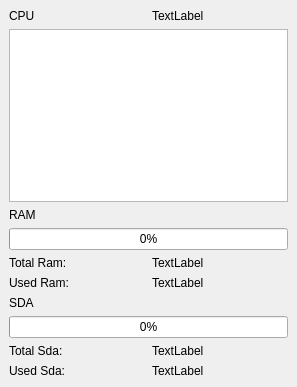
<?xml version="1.0" encoding="UTF-8"?>
<ui version="4.0">
 <class>MainWindow</class>
 <widget class="QMainWindow" name="MainWindow">
  <property name="geometry">
   <rect>
    <x>0</x>
    <y>0</y>
    <width>297</width>
    <height>387</height>
   </rect>
  </property>
  <property name="palette">
   <palette>
    <active>
     <colorrole role="WindowText">
      <brush brushstyle="SolidPattern">
       <color alpha="255">
        <red>32</red>
        <green>74</green>
        <blue>135</blue>
       </color>
      </brush>
     </colorrole>
     <colorrole role="Button">
      <brush brushstyle="SolidPattern">
       <color alpha="255">
        <red>239</red>
        <green>239</green>
        <blue>239</blue>
       </color>
      </brush>
     </colorrole>
     <colorrole role="Light">
      <brush brushstyle="SolidPattern">
       <color alpha="255">
        <red>255</red>
        <green>255</green>
        <blue>255</blue>
       </color>
      </brush>
     </colorrole>
     <colorrole role="Midlight">
      <brush brushstyle="SolidPattern">
       <color alpha="255">
        <red>247</red>
        <green>247</green>
        <blue>247</blue>
       </color>
      </brush>
     </colorrole>
     <colorrole role="Dark">
      <brush brushstyle="SolidPattern">
       <color alpha="255">
        <red>119</red>
        <green>119</green>
        <blue>119</blue>
       </color>
      </brush>
     </colorrole>
     <colorrole role="Mid">
      <brush brushstyle="SolidPattern">
       <color alpha="255">
        <red>159</red>
        <green>159</green>
        <blue>159</blue>
       </color>
      </brush>
     </colorrole>
     <colorrole role="Text">
      <brush brushstyle="SolidPattern">
       <color alpha="255">
        <red>0</red>
        <green>0</green>
        <blue>0</blue>
       </color>
      </brush>
     </colorrole>
     <colorrole role="BrightText">
      <brush brushstyle="SolidPattern">
       <color alpha="255">
        <red>255</red>
        <green>255</green>
        <blue>255</blue>
       </color>
      </brush>
     </colorrole>
     <colorrole role="ButtonText">
      <brush brushstyle="SolidPattern">
       <color alpha="255">
        <red>0</red>
        <green>0</green>
        <blue>0</blue>
       </color>
      </brush>
     </colorrole>
     <colorrole role="Base">
      <brush brushstyle="SolidPattern">
       <color alpha="255">
        <red>255</red>
        <green>255</green>
        <blue>255</blue>
       </color>
      </brush>
     </colorrole>
     <colorrole role="Window">
      <brush brushstyle="SolidPattern">
       <color alpha="255">
        <red>186</red>
        <green>189</green>
        <blue>182</blue>
       </color>
      </brush>
     </colorrole>
     <colorrole role="Shadow">
      <brush brushstyle="SolidPattern">
       <color alpha="255">
        <red>0</red>
        <green>0</green>
        <blue>0</blue>
       </color>
      </brush>
     </colorrole>
     <colorrole role="Highlight">
      <brush brushstyle="SolidPattern">
       <color alpha="255">
        <red>138</red>
        <green>226</green>
        <blue>52</blue>
       </color>
      </brush>
     </colorrole>
     <colorrole role="HighlightedText">
      <brush brushstyle="SolidPattern">
       <color alpha="255">
        <red>255</red>
        <green>255</green>
        <blue>255</blue>
       </color>
      </brush>
     </colorrole>
     <colorrole role="Link">
      <brush brushstyle="SolidPattern">
       <color alpha="255">
        <red>0</red>
        <green>0</green>
        <blue>255</blue>
       </color>
      </brush>
     </colorrole>
     <colorrole role="LinkVisited">
      <brush brushstyle="SolidPattern">
       <color alpha="255">
        <red>255</red>
        <green>0</green>
        <blue>255</blue>
       </color>
      </brush>
     </colorrole>
     <colorrole role="AlternateBase">
      <brush brushstyle="SolidPattern">
       <color alpha="255">
        <red>247</red>
        <green>247</green>
        <blue>247</blue>
       </color>
      </brush>
     </colorrole>
     <colorrole role="NoRole">
      <brush brushstyle="SolidPattern">
       <color alpha="255">
        <red>0</red>
        <green>0</green>
        <blue>0</blue>
       </color>
      </brush>
     </colorrole>
     <colorrole role="ToolTipBase">
      <brush brushstyle="SolidPattern">
       <color alpha="255">
        <red>255</red>
        <green>255</green>
        <blue>220</blue>
       </color>
      </brush>
     </colorrole>
     <colorrole role="ToolTipText">
      <brush brushstyle="SolidPattern">
       <color alpha="255">
        <red>0</red>
        <green>0</green>
        <blue>0</blue>
       </color>
      </brush>
     </colorrole>
     <colorrole role="PlaceholderText">
      <brush brushstyle="SolidPattern">
       <color alpha="128">
        <red>0</red>
        <green>0</green>
        <blue>0</blue>
       </color>
      </brush>
     </colorrole>
    </active>
    <inactive>
     <colorrole role="WindowText">
      <brush brushstyle="SolidPattern">
       <color alpha="255">
        <red>0</red>
        <green>0</green>
        <blue>0</blue>
       </color>
      </brush>
     </colorrole>
     <colorrole role="Button">
      <brush brushstyle="SolidPattern">
       <color alpha="255">
        <red>239</red>
        <green>239</green>
        <blue>239</blue>
       </color>
      </brush>
     </colorrole>
     <colorrole role="Light">
      <brush brushstyle="SolidPattern">
       <color alpha="255">
        <red>255</red>
        <green>255</green>
        <blue>255</blue>
       </color>
      </brush>
     </colorrole>
     <colorrole role="Midlight">
      <brush brushstyle="SolidPattern">
       <color alpha="255">
        <red>202</red>
        <green>202</green>
        <blue>202</blue>
       </color>
      </brush>
     </colorrole>
     <colorrole role="Dark">
      <brush brushstyle="SolidPattern">
       <color alpha="255">
        <red>159</red>
        <green>159</green>
        <blue>159</blue>
       </color>
      </brush>
     </colorrole>
     <colorrole role="Mid">
      <brush brushstyle="SolidPattern">
       <color alpha="255">
        <red>184</red>
        <green>184</green>
        <blue>184</blue>
       </color>
      </brush>
     </colorrole>
     <colorrole role="Text">
      <brush brushstyle="SolidPattern">
       <color alpha="255">
        <red>0</red>
        <green>0</green>
        <blue>0</blue>
       </color>
      </brush>
     </colorrole>
     <colorrole role="BrightText">
      <brush brushstyle="SolidPattern">
       <color alpha="255">
        <red>255</red>
        <green>255</green>
        <blue>255</blue>
       </color>
      </brush>
     </colorrole>
     <colorrole role="ButtonText">
      <brush brushstyle="SolidPattern">
       <color alpha="255">
        <red>0</red>
        <green>0</green>
        <blue>0</blue>
       </color>
      </brush>
     </colorrole>
     <colorrole role="Base">
      <brush brushstyle="SolidPattern">
       <color alpha="255">
        <red>255</red>
        <green>255</green>
        <blue>255</blue>
       </color>
      </brush>
     </colorrole>
     <colorrole role="Window">
      <brush brushstyle="SolidPattern">
       <color alpha="255">
        <red>239</red>
        <green>239</green>
        <blue>239</blue>
       </color>
      </brush>
     </colorrole>
     <colorrole role="Shadow">
      <brush brushstyle="SolidPattern">
       <color alpha="255">
        <red>118</red>
        <green>118</green>
        <blue>118</blue>
       </color>
      </brush>
     </colorrole>
     <colorrole role="Highlight">
      <brush brushstyle="SolidPattern">
       <color alpha="255">
        <red>48</red>
        <green>140</green>
        <blue>198</blue>
       </color>
      </brush>
     </colorrole>
     <colorrole role="HighlightedText">
      <brush brushstyle="SolidPattern">
       <color alpha="255">
        <red>255</red>
        <green>255</green>
        <blue>255</blue>
       </color>
      </brush>
     </colorrole>
     <colorrole role="Link">
      <brush brushstyle="SolidPattern">
       <color alpha="255">
        <red>0</red>
        <green>0</green>
        <blue>255</blue>
       </color>
      </brush>
     </colorrole>
     <colorrole role="LinkVisited">
      <brush brushstyle="SolidPattern">
       <color alpha="255">
        <red>255</red>
        <green>0</green>
        <blue>255</blue>
       </color>
      </brush>
     </colorrole>
     <colorrole role="AlternateBase">
      <brush brushstyle="SolidPattern">
       <color alpha="255">
        <red>247</red>
        <green>247</green>
        <blue>247</blue>
       </color>
      </brush>
     </colorrole>
     <colorrole role="NoRole">
      <brush brushstyle="NoBrush">
       <color alpha="255">
        <red>0</red>
        <green>0</green>
        <blue>0</blue>
       </color>
      </brush>
     </colorrole>
     <colorrole role="ToolTipBase">
      <brush brushstyle="SolidPattern">
       <color alpha="255">
        <red>255</red>
        <green>255</green>
        <blue>220</blue>
       </color>
      </brush>
     </colorrole>
     <colorrole role="ToolTipText">
      <brush brushstyle="SolidPattern">
       <color alpha="255">
        <red>0</red>
        <green>0</green>
        <blue>0</blue>
       </color>
      </brush>
     </colorrole>
     <colorrole role="PlaceholderText">
      <brush brushstyle="SolidPattern">
       <color alpha="128">
        <red>0</red>
        <green>0</green>
        <blue>0</blue>
       </color>
      </brush>
     </colorrole>
    </inactive>
    <disabled>
     <colorrole role="WindowText">
      <brush brushstyle="SolidPattern">
       <color alpha="255">
        <red>119</red>
        <green>119</green>
        <blue>119</blue>
       </color>
      </brush>
     </colorrole>
     <colorrole role="Button">
      <brush brushstyle="SolidPattern">
       <color alpha="255">
        <red>239</red>
        <green>239</green>
        <blue>239</blue>
       </color>
      </brush>
     </colorrole>
     <colorrole role="Light">
      <brush brushstyle="SolidPattern">
       <color alpha="255">
        <red>255</red>
        <green>255</green>
        <blue>255</blue>
       </color>
      </brush>
     </colorrole>
     <colorrole role="Midlight">
      <brush brushstyle="SolidPattern">
       <color alpha="255">
        <red>247</red>
        <green>247</green>
        <blue>247</blue>
       </color>
      </brush>
     </colorrole>
     <colorrole role="Dark">
      <brush brushstyle="SolidPattern">
       <color alpha="255">
        <red>119</red>
        <green>119</green>
        <blue>119</blue>
       </color>
      </brush>
     </colorrole>
     <colorrole role="Mid">
      <brush brushstyle="SolidPattern">
       <color alpha="255">
        <red>159</red>
        <green>159</green>
        <blue>159</blue>
       </color>
      </brush>
     </colorrole>
     <colorrole role="Text">
      <brush brushstyle="SolidPattern">
       <color alpha="255">
        <red>119</red>
        <green>119</green>
        <blue>119</blue>
       </color>
      </brush>
     </colorrole>
     <colorrole role="BrightText">
      <brush brushstyle="SolidPattern">
       <color alpha="255">
        <red>255</red>
        <green>255</green>
        <blue>255</blue>
       </color>
      </brush>
     </colorrole>
     <colorrole role="ButtonText">
      <brush brushstyle="SolidPattern">
       <color alpha="255">
        <red>119</red>
        <green>119</green>
        <blue>119</blue>
       </color>
      </brush>
     </colorrole>
     <colorrole role="Base">
      <brush brushstyle="SolidPattern">
       <color alpha="255">
        <red>186</red>
        <green>189</green>
        <blue>182</blue>
       </color>
      </brush>
     </colorrole>
     <colorrole role="Window">
      <brush brushstyle="SolidPattern">
       <color alpha="255">
        <red>186</red>
        <green>189</green>
        <blue>182</blue>
       </color>
      </brush>
     </colorrole>
     <colorrole role="Shadow">
      <brush brushstyle="SolidPattern">
       <color alpha="255">
        <red>177</red>
        <green>177</green>
        <blue>177</blue>
       </color>
      </brush>
     </colorrole>
     <colorrole role="Highlight">
      <brush brushstyle="SolidPattern">
       <color alpha="255">
        <red>145</red>
        <green>145</green>
        <blue>145</blue>
       </color>
      </brush>
     </colorrole>
     <colorrole role="HighlightedText">
      <brush brushstyle="SolidPattern">
       <color alpha="255">
        <red>255</red>
        <green>255</green>
        <blue>255</blue>
       </color>
      </brush>
     </colorrole>
     <colorrole role="Link">
      <brush brushstyle="SolidPattern">
       <color alpha="255">
        <red>0</red>
        <green>0</green>
        <blue>255</blue>
       </color>
      </brush>
     </colorrole>
     <colorrole role="LinkVisited">
      <brush brushstyle="SolidPattern">
       <color alpha="255">
        <red>255</red>
        <green>0</green>
        <blue>255</blue>
       </color>
      </brush>
     </colorrole>
     <colorrole role="AlternateBase">
      <brush brushstyle="SolidPattern">
       <color alpha="255">
        <red>247</red>
        <green>247</green>
        <blue>247</blue>
       </color>
      </brush>
     </colorrole>
     <colorrole role="NoRole">
      <brush brushstyle="NoBrush">
       <color alpha="255">
        <red>0</red>
        <green>0</green>
        <blue>0</blue>
       </color>
      </brush>
     </colorrole>
     <colorrole role="ToolTipBase">
      <brush brushstyle="SolidPattern">
       <color alpha="255">
        <red>255</red>
        <green>255</green>
        <blue>220</blue>
       </color>
      </brush>
     </colorrole>
     <colorrole role="ToolTipText">
      <brush brushstyle="SolidPattern">
       <color alpha="255">
        <red>0</red>
        <green>0</green>
        <blue>0</blue>
       </color>
      </brush>
     </colorrole>
     <colorrole role="PlaceholderText">
      <brush brushstyle="SolidPattern">
       <color alpha="128">
        <red>0</red>
        <green>0</green>
        <blue>0</blue>
       </color>
      </brush>
     </colorrole>
    </disabled>
   </palette>
  </property>
  <property name="windowTitle">
   <string>System Information Monitor</string>
  </property>
  <property name="windowIcon">
   <iconset resource="icon.qrc">
    <normaloff>:/icon/icon/system.ico</normaloff>:/icon/icon/system.ico</iconset>
  </property>
  <property name="autoFillBackground">
   <bool>false</bool>
  </property>
  <widget class="QWidget" name="centralwidget">
   <layout class="QGridLayout" name="gridLayout">
    <item row="0" column="0">
     <layout class="QHBoxLayout" name="horizontalLayout_3">
      <item>
       <widget class="QLabel" name="label">
        <property name="mouseTracking">
         <bool>false</bool>
        </property>
        <property name="text">
         <string>CPU</string>
        </property>
       </widget>
      </item>
      <item>
       <widget class="QLabel" name="label_cpu">
        <property name="text">
         <string>TextLabel</string>
        </property>
       </widget>
      </item>
     </layout>
    </item>
    <item row="1" column="0">
     <widget class="QGraphicsView" name="graphicsView">
      <property name="lineWidth">
       <number>0</number>
      </property>
      <property name="verticalScrollBarPolicy">
       <enum>Qt::ScrollBarAlwaysOff</enum>
      </property>
      <property name="horizontalScrollBarPolicy">
       <enum>Qt::ScrollBarAlwaysOff</enum>
      </property>
     </widget>
    </item>
    <item row="2" column="0">
     <layout class="QGridLayout" name="gridLayout_4">
      <item row="0" column="0">
       <layout class="QGridLayout" name="gridLayout_3">
        <item row="3" column="0">
         <layout class="QHBoxLayout" name="horizontalLayout_2">
          <item>
           <widget class="QLabel" name="lb_ramUsed">
            <property name="text">
             <string>Used Ram:</string>
            </property>
           </widget>
          </item>
          <item>
           <widget class="QLabel" name="lb_UsedRamValue">
            <property name="text">
             <string>TextLabel</string>
            </property>
           </widget>
          </item>
         </layout>
        </item>
        <item row="0" column="0">
         <widget class="QLabel" name="label_2">
          <property name="text">
           <string>RAM</string>
          </property>
         </widget>
        </item>
        <item row="1" column="0">
         <widget class="QProgressBar" name="pbRam">
          <property name="value">
           <number>0</number>
          </property>
         </widget>
        </item>
        <item row="2" column="0">
         <layout class="QHBoxLayout" name="horizontalLayout">
          <item>
           <widget class="QLabel" name="lb_ramTot">
            <property name="text">
             <string>Total Ram:</string>
            </property>
           </widget>
          </item>
          <item>
           <widget class="QLabel" name="lb_TotalRamValue">
            <property name="text">
             <string>TextLabel</string>
            </property>
           </widget>
          </item>
         </layout>
        </item>
       </layout>
      </item>
      <item row="1" column="0">
       <layout class="QGridLayout" name="gridLayout_2">
        <item row="0" column="0">
         <widget class="QLabel" name="label_3">
          <property name="text">
           <string>SDA</string>
          </property>
         </widget>
        </item>
        <item row="2" column="0">
         <widget class="QLabel" name="lb_sdaTot">
          <property name="text">
           <string>Total Sda:</string>
          </property>
         </widget>
        </item>
        <item row="2" column="1">
         <widget class="QLabel" name="lb_TotalSdaValue">
          <property name="text">
           <string>TextLabel</string>
          </property>
         </widget>
        </item>
        <item row="3" column="0">
         <widget class="QLabel" name="lb_sdaUsed">
          <property name="text">
           <string>Used Sda:</string>
          </property>
         </widget>
        </item>
        <item row="3" column="1">
         <widget class="QLabel" name="lb_UsedSdaVAlue">
          <property name="text">
           <string>TextLabel</string>
          </property>
         </widget>
        </item>
        <item row="1" column="0" colspan="2">
         <widget class="QProgressBar" name="pbSda">
          <property name="value">
           <number>0</number>
          </property>
         </widget>
        </item>
       </layout>
      </item>
     </layout>
    </item>
   </layout>
  </widget>
 </widget>
 <resources>
  <include location="icon.qrc"/>
 </resources>
 <connections/>
</ui>
